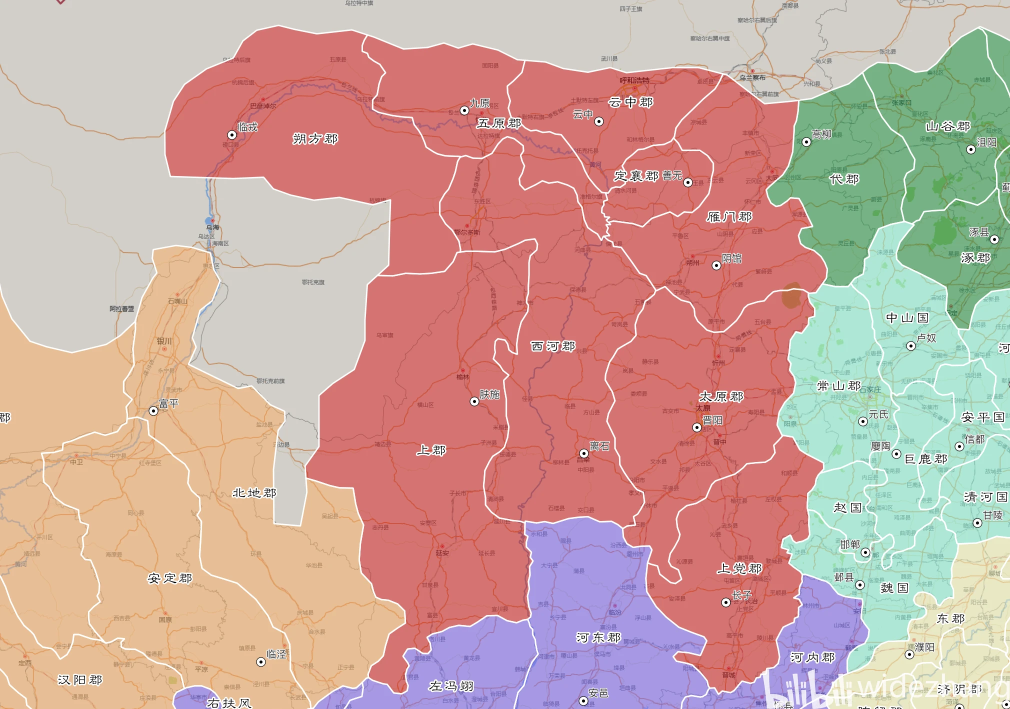
#> input picture docs/ref_imgs/并州.png, 2020 x 1418 px (shown at 1/2 size)
$ python step1_erase_text_bingzhou_v7c.py   (older library calls are emulated)
#> lines starting #> are read from the running program, lines starting #| are printed output that depends on the picture; after the words box and inside, x2 and y2 are one past the last pixel; in counts of white or black regions, pixels touching at a corner belong together
#!/usr/bin/env python3
"""
v7c 轮廓吸附法（Contour Snapping）— 并州版

核心思路（与冀州v7c一致）：
1. 红色掩膜 → 给出并州的大致形状和拓扑（保证面积正确）
2. 侧判定白线边界像素 → 给出精确的边界线位置（避免路网/文字干扰）
3. 对红色掩膜的每个轮廓点，找最近的白线边界像素 → 吸附到白线上
4. 高斯平滑坐标消除抖动

优势：
- 不依赖白线的连通性（即使断成几百片也无所谓）
- 形状由红色掩膜决定（不会出现手指、缺块等拓扑错误）
- 位置由白线决定（不会跟着路网跑）

并州主色：red RGB≈(213,115,114)，主聚类(200,100,100)
邻州：幽州(绿)、冀州(青)、司隶(米黄)、凉州(黄橙)
"""

import cv2, numpy as np, json, os, sys
from scipy.ndimage import gaussian_filter1d
from scipy.spatial import cKDTree

def imread_safe(path):
#> called with path = '汉末十三州地图范例/并州.png'
    return cv2.imdecode(np.fromfile(path, dtype=np.uint8), cv2.IMREAD_COLOR)
#> returned value is the input picture: shape (1418, 2020, 3); mean B, G, R 157.8, 166.9, 202.5

def imwrite_safe(path, img):
    ext = os.path.splitext(path)[1]
    result, buf = cv2.imencode(ext, img)
    if result:
        buf.tofile(path)

HERE = os.path.dirname(os.path.abspath(__file__))
SRC  = os.path.join(HERE, '汉末十三州地图范例', '并州.png')
OUTDIR = os.path.join(HERE, 'bingzhou_step1_v7c')
os.makedirs(OUTDIR, exist_ok=True)

img = imread_safe(SRC)
H, W = img.shape[:2]
b, g, r = img[:,:,0].astype(int), img[:,:,1].astype(int), img[:,:,2].astype(int)
print(f'Image: {W}x{H}')
#| Image: 2020x1418

# ================================================================
# Phase 1: 红色掩膜（形状参考）— 并州主色
# ================================================================
bingzhou_raw = (r > g + 20) & (r > b + 20) & (r >= 170) & (r <= 245) & (g < 185) & (b < 205)
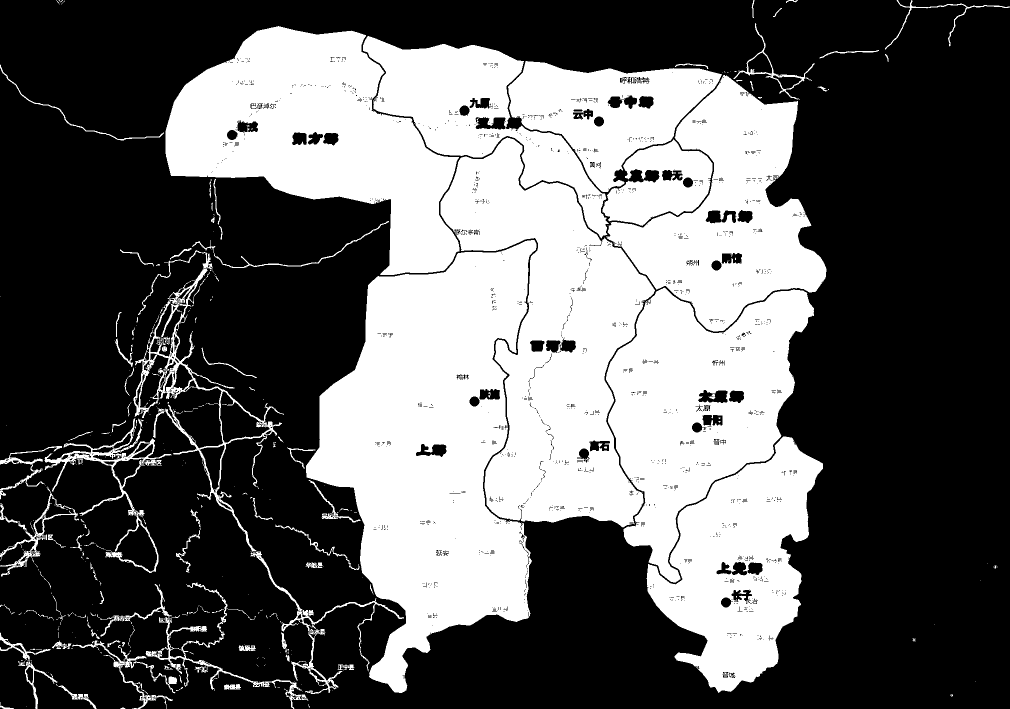
#> bingzhou_raw: shape (1418, 2020) bool (shown at 1/2 size); 37.4% white; 472 white regions (351 under 20 px), largest, box (x1, y1, x2, y2) and area: (612, 480, 1073, 1386) 234586, (881, 275, 1310, 1055) 166228, (331, 52, 919, 550) 150196

# 排除邻州
youzhou   = (g > r + 18) & (g > b + 8)  & (g > 110) & (r < 165)          # 幽州 绿
#> youzhou: shape (1418, 2020) bool; 7% white; 808 white regions (582 under 20 px), largest, box (x1, y1, x2, y2) and area: (1534, 148, 1828, 572) 66267, (1727, 58, 2020, 446) 63433, (1794, 378, 2020, 658) 33788
jizhou    = (g > r + 28) & (g > b + 12) & (g >= 170)                     # 冀州 青
#> jizhou: shape (1418, 2020) bool; 12.9% white; 400 white regions (282 under 20 px), largest, box (x1, y1, x2, y2) and area: (1556, 570, 1797, 942) 54820, (1566, 1022, 1914, 1344) 40734, (1705, 445, 1937, 788) 36712
sili      = (np.abs(r - g) < 35) & (g > b + 8) & (g >= 188)              # 司隶 米黄
#> sili: shape (1418, 2020) bool; 3.7% white; 2921 white regions (2751 under 20 px), largest, box (x1, y1, x2, y2) and area: (1654, 1074, 2020, 1418) 63629, (255, 832, 810, 1418) 4722, (0, 481, 424, 933) 3738
liang     = (r < g + 10) & (r < b + 15) & (g >= 155) & (b >= 125) & (r < 175) & (g > r)  # 凉州/雍州 黄橙
#> liang: shape (1418, 2020) bool; 11.2% white; 1383 white regions (1247 under 20 px), largest, box (x1, y1, x2, y2) and area: (1557, 571, 1795, 940) 44692, (1565, 1023, 1913, 1344) 32318, (1705, 447, 1937, 787) 28326

red_mask = (bingzhou_raw & ~(youzhou|jizhou|sili|liang)).astype(np.uint8)*255
print(f'Red mask: {(red_mask>0).sum():,} px')
#| Red mask: 1,071,929 px

# 轻量清理红色掩膜（去掉文字/道路造成的小孔洞和突起）
kc9 = cv2.getStructuringElement(cv2.MORPH_ELLIPSE,(9,9))
ko7 = cv2.getStructuringElement(cv2.MORPH_ELLIPSE,(7,7))
red_clean = cv2.morphologyEx(red_mask, cv2.MORPH_CLOSE, kc9, iterations=1)
#> red_clean: shape (1418, 2020); 39.2% white; 119 white regions (75 under 20 px), largest, box (x1, y1, x2, y2) and area: (0, 46, 1653, 1418) 1116316, (1770, 0, 2020, 99) 1125, (352, 1019, 401, 1145) 775
red_clean = cv2.morphologyEx(red_clean, cv2.MORPH_OPEN, ko7, iterations=1)
#> red_clean: shape (1418, 2020); 38.2% white; 119 white regions, largest, box (x1, y1, x2, y2) and area: (326, 52, 1653, 1386) 1048563, (266, 614, 382, 854) 7857, (85, 856, 282, 936) 4852
print(f'Cleaned red: {(red_clean>0).sum():,} px')
#| Cleaned red: 1,093,328 px

imwrite_safe(os.path.join(OUTDIR,'00_red_mask.png'), red_clean)

# ================================================================
# Phase 2: 白线侧判定（位置参考）
# ================================================================
lo_w = (r>210)&(g>210)&(b>210)
#> lo_w: shape (1418, 2020) bool; 4% white; 598 white regions (403 under 20 px), largest, box (x1, y1, x2, y2) and area: (0, 49, 2020, 1418) 78496, (1871, 1224, 1932, 1251) 745, (1921, 504, 1982, 529) 659
hi_w = (r>185)&(g>185)&(b>185)&(np.abs(r-g)<22)&(np.abs(g-b)<22)&(np.abs(r-b)<22)
#> hi_w: shape (1418, 2020) bool; 22.8% white; 807 white regions (566 under 20 px), largest, box (x1, y1, x2, y2) and area: (0, 0, 2020, 1418) 581902, (1527, 0, 1818, 154) 28769, (1507, 0, 1589, 43) 1789
white_any = lo_w|hi_w
#> white_any: shape (1418, 2020) bool; 23.3% white; 649 white regions (429 under 20 px), largest, box (x1, y1, x2, y2) and area: (0, 0, 2020, 1418) 593689, (1527, 0, 1818, 154) 28769, (1507, 0, 1589, 43) 1789
gray = cv2.cvtColor(img,cv2.COLOR_BGR2GRAY)
gx=cv2.Sobel(gray,cv2.CV_64F,1,0,ksize=3); gy=cv2.Sobel(gray,cv2.CV_64F,0,1,ksize=3)
gmag=np.sqrt(gx**2+gy**2)
white_line = white_any&(gmag>12)
#> white_line: shape (1418, 2020) bool; 4.5% white in thin lines or dots

ry = np.pad(red_mask>0,1,mode='constant',constant_values=False)
#> ry: shape (1420, 2022) bool; 37.3% white; 472 white regions (351 under 20 px), largest, box (x1, y1, x2, y2) and area: (613, 481, 1074, 1387) 234586, (882, 276, 1311, 1056) 166228, (332, 53, 920, 551) 150196
n_ryn = np.zeros((H,W),dtype=np.int32)
for dy,dx in [(-1,-1),(-1,0),(-1,1),(0,-1),(0,1),(1,-1),(1,0),(1,1)]:
    n_ryn += ry[1+dy:H+dy+1,1+dx:W+dx+1].astype(np.int32)
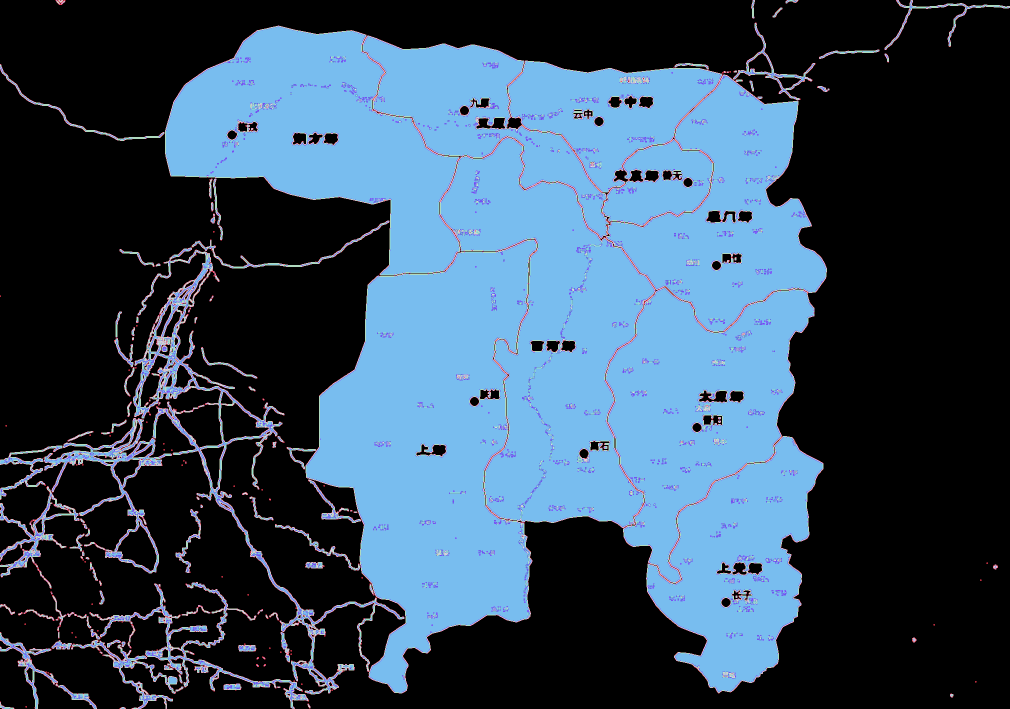
#> n_ryn: shape (1418, 2020) int32 (shown at 1/2 size); 9 distinct labels, from 0 to 8; one colour per label, 0 black
border_px = white_line&(n_ryn>=1)&((8-n_ryn)>=1)
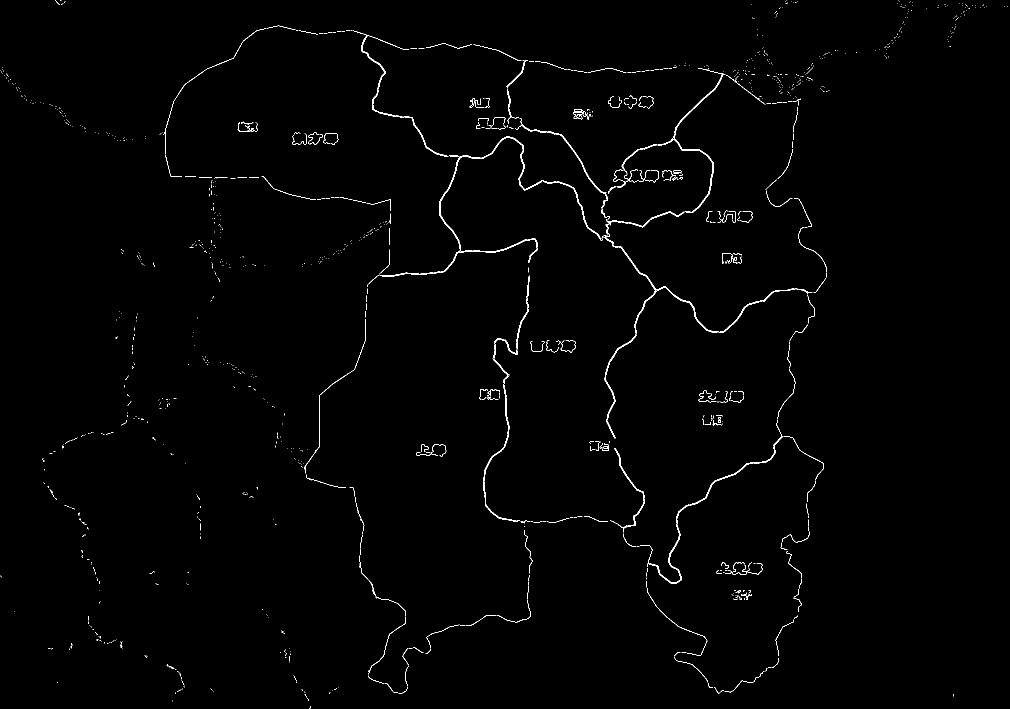
#> border_px: shape (1418, 2020) bool (shown at 1/2 size); 0.81% white in thin lines or dots
print(f'Border pixels (side-test): {border_px.sum():,}')
#| Border pixels (side-test): 23,101

by,bx = np.where(border_px)
border_coords = np.column_stack([bx.astype(float),by.astype(float)])  # N×2 [x,y]
#> border_coords = 23101 pairs, first value 1 to 2014, second value 0 to 1416
imwrite_safe(os.path.join(OUTDIR,'00_border_px.png'),(border_px*255).astype(np.uint8))

if len(border_coords) < 10:
    print('ERROR: too few border pixels'); sys.exit(1)

# ================================================================
# Phase 3: 红色掩膜外轮廓
# ================================================================
contours,_ = cv2.findContours(red_clean,cv2.RETR_EXTERNAL,cv2.CHAIN_APPROX_NONE)
#> contours = 119 contours, 2 with area under 20; largest, box (x1, y1, x2, y2) and area: (326, 52, 1653, 1386) 1063902, (266, 614, 382, 854) 7298, (85, 856, 282, 936) 4762, (334, 506, 425, 647) 3388, (585, 1322, 675, 1383) 1491
outer = max(contours,key=cv2.contourArea)
#> outer = contour of 5923 points, box (x1, y1, x2, y2) (326, 52, 1653, 1386), area 1063902
print(f'Rough contour: {len(outer)} vertices')
#| Rough contour: 5923 vertices
rough_pts = outer.reshape(-1,2).astype(float)  # M×2 [x,y]
#> rough_pts = 5923 pairs, first value 326 to 1652, second value 52 to 1385

# ================================================================
# Phase 4: ★ 吸附到最近的白线边界像素 ★
# ================================================================
tree = cKDTree(border_coords)
MAX_SNAP_DIST = 25  # 最大吸附距离(px)，超出此距离保持原位

distances,indices = tree.query(rough_pts,k=1)
#> distances = 5923 values, max 10.05 at index 5089, min 0 at index 293, mean 1.21; indices = 5923 values, max 23066 at index 2092, min 136 at index 0, mean 12828.5
snapped = np.where(
    distances[:,None] <= MAX_SNAP_DIST,
    border_coords[indices],
    rough_pts
)
#> snapped = 5923 pairs, first value 326 to 1653, second value 51 to 1386
n_snapped = (distances <= MAX_SNAP_DIST).sum()
#> n_snapped = 5923
n_keep = (distances > MAX_SNAP_DIST).sum()
#> n_keep = 0
print(f'Snap: {n_snapped}→white_line, {n_keep} kept (max_dist={MAX_SNAP_DIST}px)')
#| Snap: 5923→white_line, 0 kept (max_dist=25px)

# ================================================================
# Phase 5: 坐标平滑
# ================================================================
sigma = 4
pts_smooth = np.zeros_like(snapped)
pts_smooth[:,0] = gaussian_filter1d(snapped[:,0],sigma=sigma)
pts_smooth[:,1] = gaussian_filter1d(snapped[:,1],sigma=sigma)

# 闭合（首尾相接）
pts_final = np.round(pts_smooth).astype(int).tolist()

# ================================================================
# Phase 6: 填充多边形
# ============================================================
final_mask = np.zeros((H,W),dtype=np.uint8)
cv2.fillPoly(final_mask,[np.array(pts_final)],255)
#> final_mask: shape (1418, 2020); 37.4% white; 1 white region
area = (final_mask>0).sum()

# 微裁剪：去掉明显超出红色的孤立离群点（<2000px的独立连通分量）
n_lbl,lbl,stats,_ = cv2.connectedComponentsWithStats(final_mask)
outlier_area = 0
for i in range(1,n_lbl):
    ar = stats[i,cv2.CC_STAT_AREA]
    if ar < 2000:
        final_mask[lbl==i]=0
        outlier_area += ar
print(f'Final: {len(pts_final)} vertices, {area:,} px (clipped {outlier_area:,} outliers)')
#| Final: 5923 vertices, 1,071,709 px (clipped 0 outliers)

# 重新提取最终轮廓（裁剪后可能有凹坑）
cf,_ = cv2.findContours(final_mask,cv2.RETR_EXTERNAL,cv2.CHAIN_APPROX_SIMPLE)
if cf:
    of=max(cf,key=cv2.contourArea)
    ef=0.002*cv2.arcLength(of,True)
    fc=cv2.approxPolyDP(of,ef,True)
    pts_final=fc.reshape(-1,2).tolist()

# ================================================================
# 保存输出
# ================================================================
with open(os.path.join(OUTDIR,'boundary_points.json'),'w') as f:
    json.dump({'points':pts_final,'count':len(pts_final)},f,ensure_ascii=False,indent=2)

ov=img.copy(); mb=final_mask>0
ov[mb]=ov[mb].astype(float)*0.35+np.array([213,115,114],dtype=float)*0.65
ov=ov.astype(np.uint8)
cv2.polylines(ov,[np.array(pts_final)],True,(0,0,255),2)
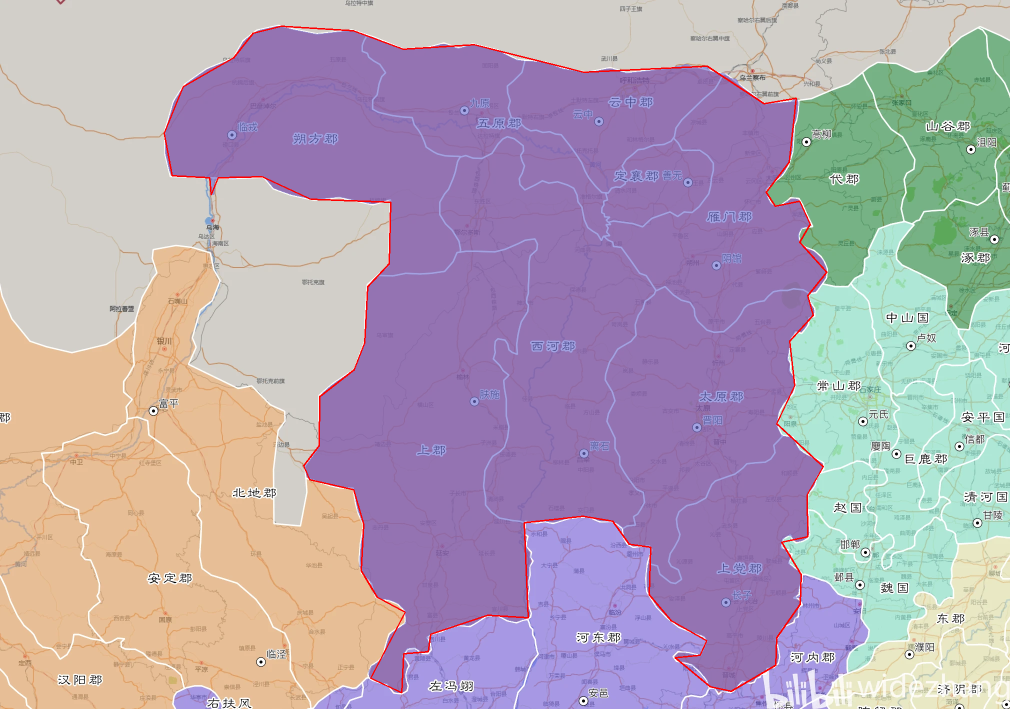
#> ov: shape (1418, 2020, 3) (shown at 1/2 size); mean B, G, R 180.1, 165.2, 179.1
imwrite_safe(os.path.join(OUTDIR,'verify_overlay.png'),ov)

bd=img.copy()
cv2.polylines(bd,[np.array(pts_final)],True,(0,0,255),2)
#> bd: shape (1418, 2020, 3); 0.62% of pixels changed, all inside (x1, y1, x2, y2) = (327, 51, 1655, 1387)
imwrite_safe(os.path.join(OUTDIR,'boundary_overlay.png'),bd)

imwrite_safe(os.path.join(OUTDIR,'mask_clean.png'),final_mask)

comp=np.hstack([img,cv2.bitwise_and(img,img,mask=final_mask),bd])
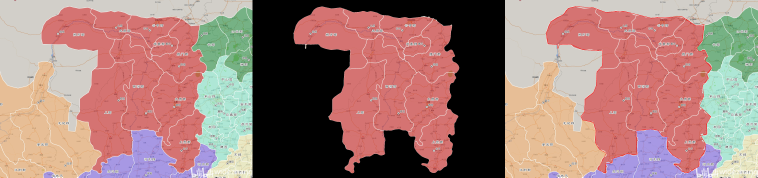
#> comp: shape (1418, 6060, 3) (shown at 1/8 size); mean B, G, R 119.3, 125.5, 161.4
imwrite_safe(os.path.join(OUTDIR,'comparison_preview.png'),comp)

# Debug: rough vs snapped comparison
debug_cmp = img.copy()
cv2.polylines(debug_cmp,[rough_pts.astype(int)],False,(0,255,0),1)  # green = rough
cv2.polylines(debug_cmp,[np.round(snapped).astype(int)],False,(0,0,255),1)  # red = snapped
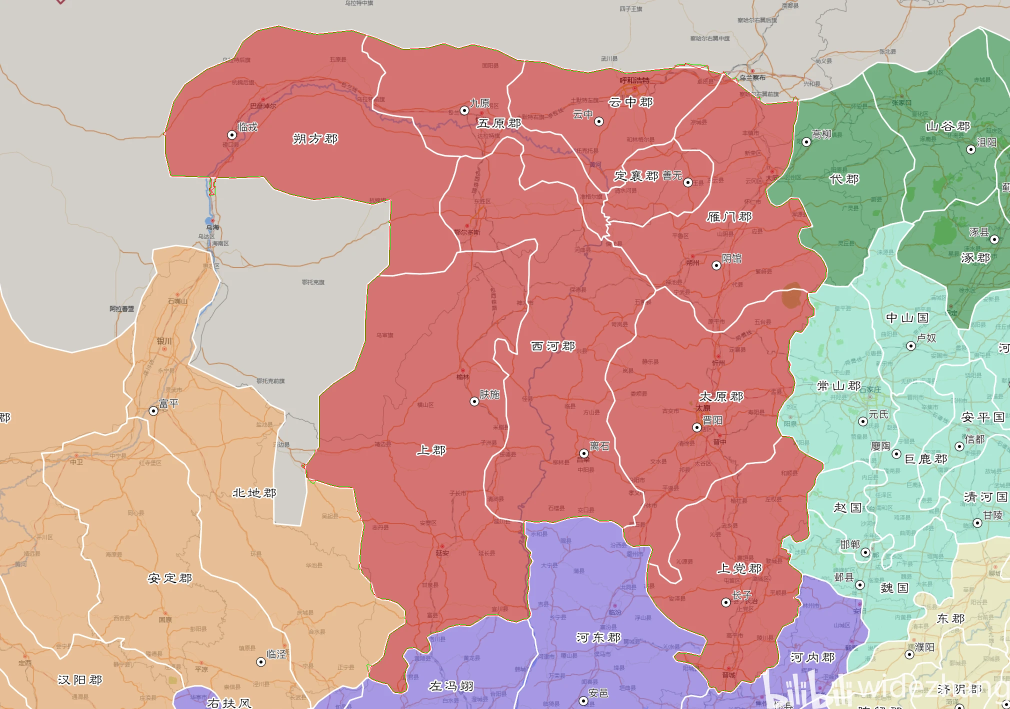
#> debug_cmp: shape (1418, 2020, 3) (shown at 1/2 size); mean B, G, R 157.1, 166.6, 202.1
imwrite_safe(os.path.join(OUTDIR,'debug_rough_vs_snapped.png'), debug_cmp)

print(f'\nDone -> {OUTDIR}')
